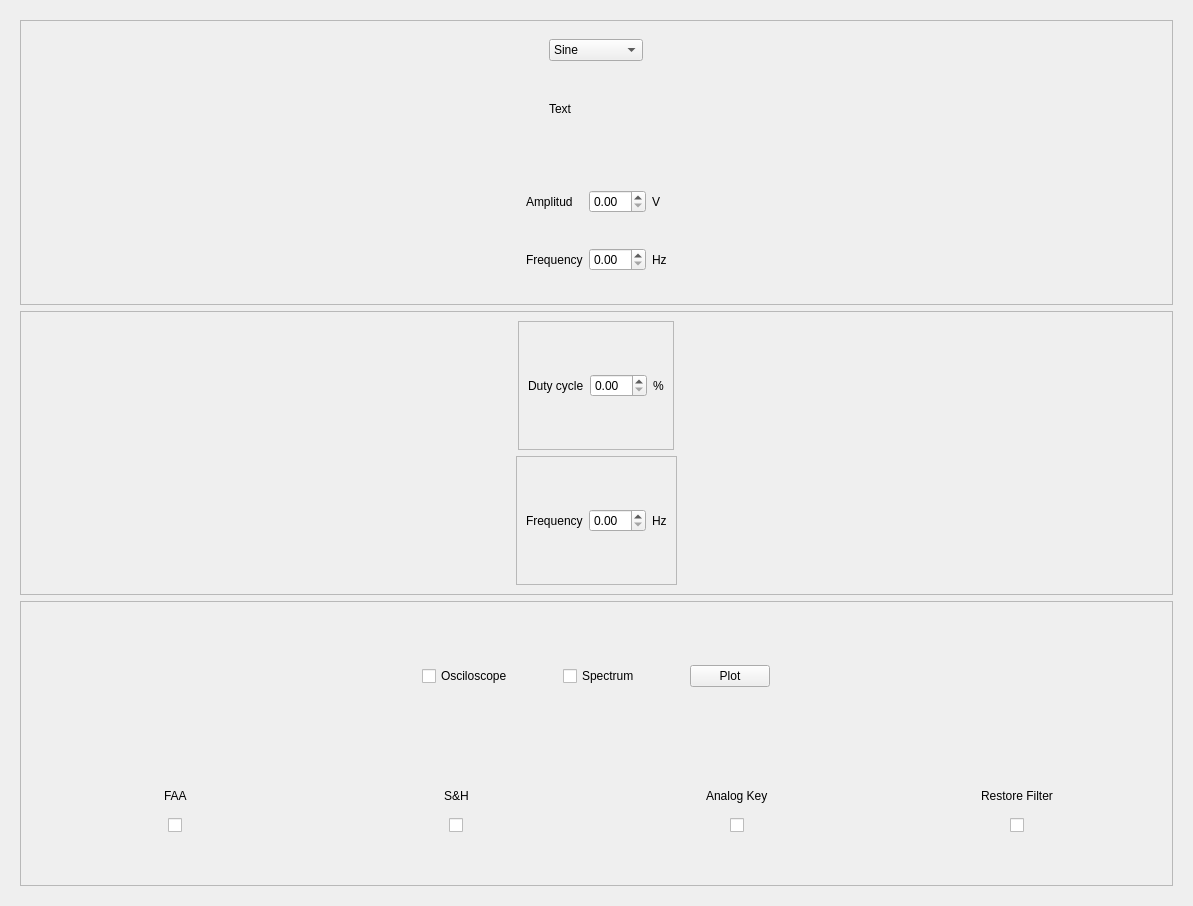
<?xml version="1.0" encoding="UTF-8"?>
<ui version="4.0">
 <class>Form</class>
 <widget class="QWidget" name="Form">
  <property name="geometry">
   <rect>
    <x>0</x>
    <y>0</y>
    <width>1193</width>
    <height>906</height>
   </rect>
  </property>
  <property name="windowTitle">
   <string>Form</string>
  </property>
  <layout class="QVBoxLayout" name="verticalLayout_2">
   <item>
    <widget class="QFrame" name="FatherFrame">
     <layout class="QVBoxLayout" name="verticalLayout">
      <item>
       <widget class="QFrame" name="InputFrame">
        <property name="frameShape">
         <enum>QFrame::StyledPanel</enum>
        </property>
        <property name="lineWidth">
         <number>2</number>
        </property>
        <layout class="QVBoxLayout" name="InputLayout">
         <item alignment="Qt::AlignHCenter">
          <widget class="QFrame" name="SignalSelectFrame">
           <layout class="QVBoxLayout" name="verticalLayout_3">
            <item>
             <widget class="QComboBox" name="SignalSelection">
              <item>
               <property name="text">
                <string>Sine</string>
               </property>
              </item>
              <item>
               <property name="text">
                <string>Exponential</string>
               </property>
              </item>
              <item>
               <property name="text">
                <string>AM</string>
               </property>
              </item>
             </widget>
            </item>
            <item>
             <widget class="QLabel" name="SignalLabel">
              <property name="text">
               <string>Text</string>
              </property>
             </widget>
            </item>
           </layout>
          </widget>
         </item>
         <item alignment="Qt::AlignHCenter">
          <widget class="QFrame" name="ParameterSignalFrame">
           <layout class="QVBoxLayout" name="verticalLayout_4">
            <item>
             <widget class="QFrame" name="AmplitudFrame">
              <layout class="QHBoxLayout" name="horizontalLayout">
               <item alignment="Qt::AlignRight">
                <widget class="QLabel" name="AmpLabel">
                 <property name="text">
                  <string>Amplitud   </string>
                 </property>
                </widget>
               </item>
               <item>
                <widget class="QDoubleSpinBox" name="AmpSignal"/>
               </item>
               <item alignment="Qt::AlignLeft">
                <widget class="QLabel" name="AmpUnit">
                 <property name="text">
                  <string>V</string>
                 </property>
                </widget>
               </item>
              </layout>
             </widget>
            </item>
            <item>
             <widget class="QFrame" name="FreqFrame">
              <layout class="QHBoxLayout" name="horizontalLayout_3">
               <item alignment="Qt::AlignRight">
                <widget class="QLabel" name="FreqLabel">
                 <property name="text">
                  <string>Frequency</string>
                 </property>
                </widget>
               </item>
               <item>
                <widget class="QDoubleSpinBox" name="FreqSignal"/>
               </item>
               <item alignment="Qt::AlignLeft">
                <widget class="QLabel" name="FreqUnit">
                 <property name="text">
                  <string>Hz</string>
                 </property>
                </widget>
               </item>
              </layout>
             </widget>
            </item>
           </layout>
          </widget>
         </item>
        </layout>
       </widget>
      </item>
      <item>
       <widget class="QFrame" name="SampleFrame">
        <property name="frameShape">
         <enum>QFrame::StyledPanel</enum>
        </property>
        <property name="lineWidth">
         <number>2</number>
        </property>
        <layout class="QVBoxLayout" name="SampleLayout">
         <item alignment="Qt::AlignHCenter">
          <widget class="QFrame" name="DutyFrame">
           <property name="frameShape">
            <enum>QFrame::StyledPanel</enum>
           </property>
           <property name="frameShadow">
            <enum>QFrame::Raised</enum>
           </property>
           <layout class="QHBoxLayout" name="horizontalLayout_4">
            <item>
             <widget class="QLabel" name="DutyLabel">
              <property name="text">
               <string>Duty cycle</string>
              </property>
             </widget>
            </item>
            <item>
             <widget class="QDoubleSpinBox" name="DutySample"/>
            </item>
            <item>
             <widget class="QLabel" name="DutyUnit">
              <property name="text">
               <string>%</string>
              </property>
             </widget>
            </item>
           </layout>
          </widget>
         </item>
         <item alignment="Qt::AlignHCenter">
          <widget class="QFrame" name="FreqSampleFrame">
           <property name="frameShape">
            <enum>QFrame::StyledPanel</enum>
           </property>
           <property name="frameShadow">
            <enum>QFrame::Raised</enum>
           </property>
           <layout class="QHBoxLayout" name="horizontalLayout_5">
            <item>
             <widget class="QLabel" name="SampFreqLabel">
              <property name="text">
               <string>Frequency</string>
              </property>
             </widget>
            </item>
            <item>
             <widget class="QDoubleSpinBox" name="SampleFreq"/>
            </item>
            <item>
             <widget class="QLabel" name="SampFreqUnit">
              <property name="text">
               <string>Hz</string>
              </property>
             </widget>
            </item>
           </layout>
          </widget>
         </item>
        </layout>
       </widget>
      </item>
      <item>
       <widget class="QFrame" name="GeneralSelectionFrame">
        <property name="frameShape">
         <enum>QFrame::StyledPanel</enum>
        </property>
        <property name="lineWidth">
         <number>2</number>
        </property>
        <layout class="QVBoxLayout" name="GeneralSelectionLayout">
         <item alignment="Qt::AlignHCenter">
          <widget class="QFrame" name="PlotFrame">
           <layout class="QHBoxLayout" name="PlotLayout">
            <property name="spacing">
             <number>50</number>
            </property>
            <item>
             <widget class="QCheckBox" name="OscBox">
              <property name="text">
               <string>Osciloscope</string>
              </property>
             </widget>
            </item>
            <item>
             <widget class="QCheckBox" name="SpecBox">
              <property name="text">
               <string>Spectrum</string>
              </property>
             </widget>
            </item>
            <item>
             <widget class="QPushButton" name="PlotButton">
              <property name="text">
               <string>Plot</string>
              </property>
             </widget>
            </item>
           </layout>
          </widget>
         </item>
         <item>
          <widget class="QFrame" name="SignalPathFrame">
           <layout class="QHBoxLayout" name="SignalPathLayout">
            <item alignment="Qt::AlignHCenter|Qt::AlignVCenter">
             <widget class="QFrame" name="FAAFrame">
              <layout class="QVBoxLayout" name="FAALayout">
               <property name="spacing">
                <number>15</number>
               </property>
               <item>
                <widget class="QLabel" name="FAALabel">
                 <property name="text">
                  <string>FAA</string>
                 </property>
                </widget>
               </item>
               <item alignment="Qt::AlignHCenter">
                <widget class="QCheckBox" name="FAABox">
                 <property name="text">
                  <string/>
                 </property>
                </widget>
               </item>
              </layout>
             </widget>
            </item>
            <item alignment="Qt::AlignHCenter|Qt::AlignVCenter">
             <widget class="QFrame" name="SHFrame">
              <layout class="QVBoxLayout" name="SHLayout">
               <property name="spacing">
                <number>15</number>
               </property>
               <item>
                <widget class="QLabel" name="SHLabel">
                 <property name="text">
                  <string>S&amp;H</string>
                 </property>
                </widget>
               </item>
               <item alignment="Qt::AlignHCenter">
                <widget class="QCheckBox" name="SHBox">
                 <property name="text">
                  <string/>
                 </property>
                </widget>
               </item>
              </layout>
             </widget>
            </item>
            <item alignment="Qt::AlignHCenter|Qt::AlignVCenter">
             <widget class="QFrame" name="AnalogKeyFrame">
              <layout class="QVBoxLayout" name="AnalogKeyLayout">
               <property name="spacing">
                <number>15</number>
               </property>
               <item>
                <widget class="QLabel" name="AnalogKayLabel">
                 <property name="text">
                  <string>Analog Key</string>
                 </property>
                </widget>
               </item>
               <item alignment="Qt::AlignHCenter">
                <widget class="QCheckBox" name="AnalogKeyBox">
                 <property name="text">
                  <string/>
                 </property>
                </widget>
               </item>
              </layout>
             </widget>
            </item>
            <item alignment="Qt::AlignHCenter|Qt::AlignVCenter">
             <widget class="QFrame" name="FRFrame">
              <layout class="QVBoxLayout" name="FRLayout">
               <property name="spacing">
                <number>15</number>
               </property>
               <item>
                <widget class="QLabel" name="FRLabel">
                 <property name="text">
                  <string>Restore Filter</string>
                 </property>
                </widget>
               </item>
               <item alignment="Qt::AlignHCenter">
                <widget class="QCheckBox" name="FRBox">
                 <property name="text">
                  <string/>
                 </property>
                </widget>
               </item>
              </layout>
             </widget>
            </item>
           </layout>
          </widget>
         </item>
        </layout>
       </widget>
      </item>
     </layout>
    </widget>
   </item>
  </layout>
 </widget>
 <resources/>
 <connections/>
</ui>
